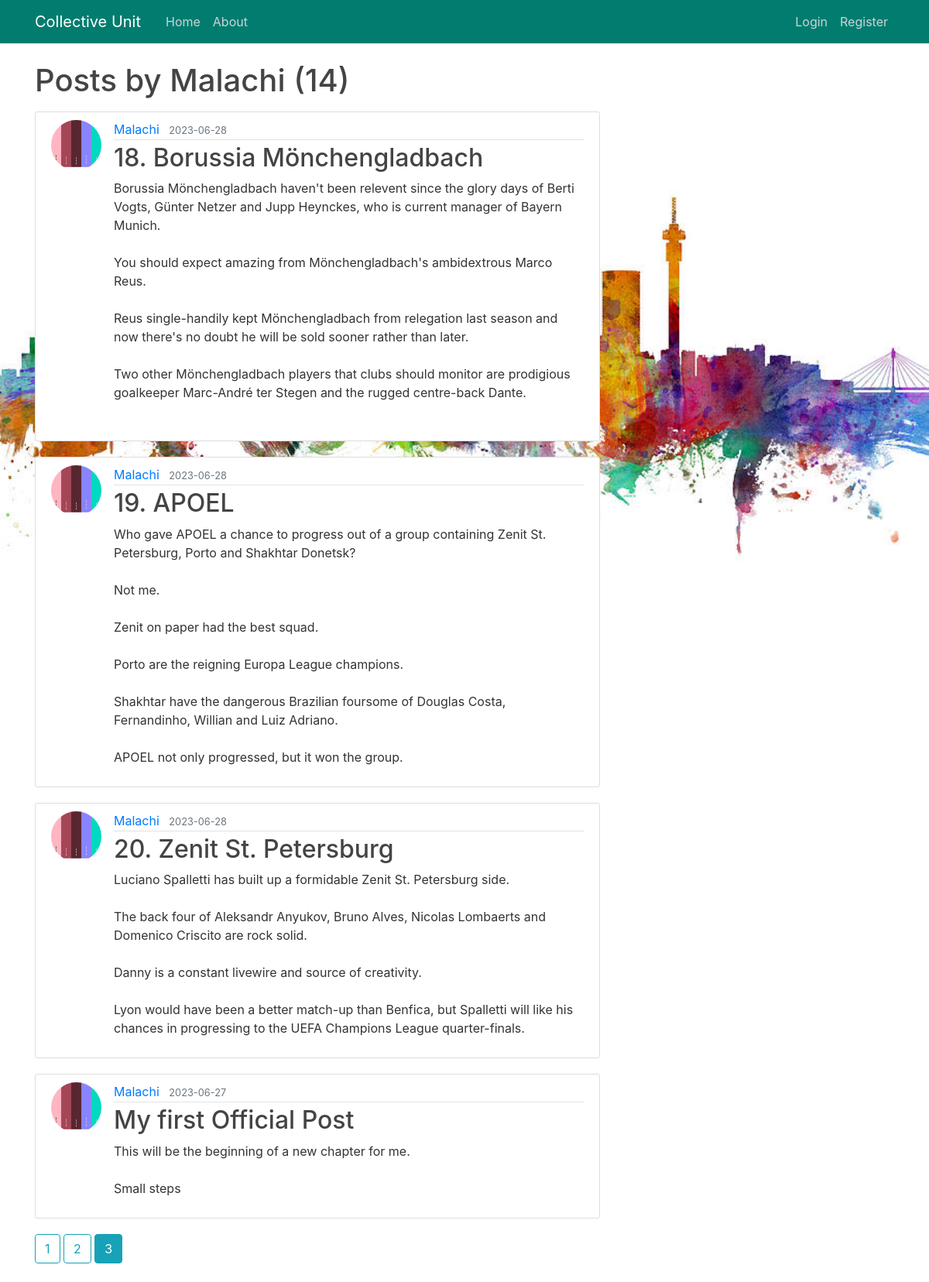
Screenshot of /user/Malachi?page=3 with the database file from the repository.
### application/models.py (models this page shows, shortened)
class User(db.Model, UserMixin):
    id = db.Column(db.Integer, primary_key=True)
    username = db.Column(db.String(20), nullable=False, unique=True)
    email = db.Column(db.String(120), nullable=False, unique=True)
    image_file = db.Column(db.String(20), nullable=False,
                           default='default.jpg')
    password = db.Column(db.String(60), nullable=False)
    posts = db.relationship('Post', backref='author', lazy=True)

class Post(db.Model):
    id = db.Column(db.Integer, primary_key=True)
    title = db.Column(db.String(100), nullable=False)
    content = db.Column(db.Text, nullable=False)
    date_posted = db.Column(db.DateTime, nullable=False,
                            default=datetime.utcnow)
    user_id = db.Column(db.Integer, db.ForeignKey('user.id'), nullable=False)

### application/routes.py (the view)
@app.route('/user/<string:username>')
def user_posts(username):
    page = request.args.get('page', 1, type=int)
    user = User.query.filter_by(username=username).first_or_404()
    posts = Post.query.filter_by(author=user).order_by(Post.date_posted.desc()).paginate(per_page=5, page=page)
    return render_template('user_posts.html', posts=posts, user=user)

### application/templates/user_posts.html
{% extends "layout.html" %}
{% block content %}
    <h1 class="mb-3">Posts by {{ user.username }} ({{ posts.total }})</h1>
    {% for post in posts.items %}
        <article class="media content-section">
          <img class="rounded-circle article-img" src="{{ url_for('static', filename='pics/' + post.author.image_file) }}">
          <div class="media-body">
            <div class="article-metadata">
              <a class="mr-2" href="{{ url_for('user_posts', username=post.author.username) }}">{{ post.author.username }}</a>
              <small class="text-muted">{{ post.date_posted.strftime('%Y-%m-%d') }}</small>
            </div>
            <h2><a class="article-title" href="{{ url_for('post', post_id=post.id) }}">{{ post.title }}</a></h2>
            <p class="article-content">{{ post.content }}</p>
          </div>
        </article>
    {% endfor %}
    {% for page_num in posts.iter_pages(left_edge=1, right_edge=1, left_current=1, right_current=2) %}
      {% if page_num %}
        {% if posts.page == page_num %}
          <a class="btn btn-info mb-4" href="{{ url_for('user_posts', username=user.username, page=page_num) }}">{{ page_num }}</a>
        {% else %}
          <a class="btn btn-outline-info mb-4" href="{{ url_for('user_posts', username=user.username, page=page_num) }}">{{ page_num }}</a>
        {% endif %}
      {% else %}
        ...
      {% endif %}
    {% endfor %}
{% endblock content %}

### application/static/main.css (style rules this page uses)
body { background-image: url("../static/bg-pic/1.jpg"); background-size: 100%; background-repeat: no-repeat; color: #333333; margin-top: 5rem; line-height: 1.5; text-align: left; }
h1, h2, h3, h4, h5, h6 { color: #444444; }
.content-section { background: #ffffff; padding: 10px 20px; border: 1px solid #dddddd; border-radius: 3px; margin-bottom: 20px; }
.article-title { color: #444444; }
.article-content { white-space: pre-line; }
.article-img { height: 65px; width: 65px; margin-right: 16px; }
.article-metadata { padding-bottom: 1px; margin-bottom: 4px; border-bottom: 1px solid #e3e3e3 }

### rows the page displays
User: username "Malachi"
Post: image_file (picture), author.username "Malachi", date_posted "2023-06-28", title "18. Borussia Mönchengladbach", content "Borussia Mönchengladbach haven't been relevent since the glory days of Berti Vogts, Günter Netzer and Jupp Heynckes, who is current manager of Bayern Munich. You should expect amazing from Mönchengladbach's ambidextrous Marco Reus. Reus single-handily kept Mönchengladbach from relegation last season and now there's no doubt he will be sold sooner rather than later. Two other Mönchengladbach players that clubs should monitor are prodigious goalkeeper Marc-André ter Stegen and the rugged centre-back Dante."
Post: image_file (picture), author.username "Malachi", date_posted "2023-06-28", title "19. APOEL", content "Who gave APOEL a chance to progress out of a group containing Zenit St. Petersburg, Porto and Shakhtar Donetsk? Not me. Zenit on paper had the best squad. Porto are the reigning Europa League champions. Shakhtar have the dangerous Brazilian foursome of Douglas Costa, Fernandinho, Willian and Luiz Adriano. APOEL not only progressed, but it won the group."
Post: image_file (picture), author.username "Malachi", date_posted "2023-06-28", title "20. Zenit St. Petersburg", content "Luciano Spalletti has built up a formidable Zenit St. Petersburg side. The back four of Aleksandr Anyukov, Bruno Alves, Nicolas Lombaerts and Domenico Criscito are rock solid. Danny is a constant livewire and source of creativity. Lyon would have been a better match-up than Benfica, but Spalletti will like his chances in progressing to the UEFA Champions League quarter-finals."
Post: image_file (picture), author.username "Malachi", date_posted "2023-06-27", title "My first Official Post", content "This will be the beginning of a new chapter for me. Small steps"

### other values shown
{{ posts.total }} "14"
{{ page_num }} "1" "2"
{{ page_num }} "3"
